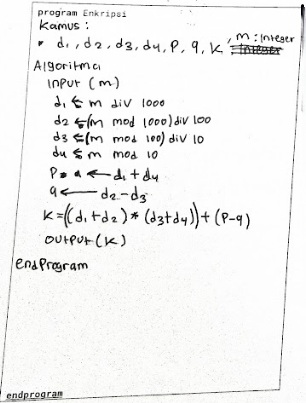
#> input picture multimodal-handler-image/mllm/dataset/Nomor 1/if4908_103012500364_nomor1.jpg, 306 x 403 px, found by its file name
$ jupyter execute --allow-errors Testing1.ipynb
#> lines starting #> are read from the running program, lines starting #| are printed output that depends on the picture; after the words box and inside, x2 and y2 are one past the last pixel; in counts of white or black regions, pixels touching at a corner belong together
[cell 1]
from __future__ import annotations

import base64
import json
import time
from typing import Any, Dict, List, Optional, Tuple

import cv2
import numpy as np
import ollama
from PIL import Image


# ============================================================
# Helpers
# ============================================================

def cv2_to_pil(img_bgr: np.ndarray) -> Image.Image:
    rgb = cv2.cvtColor(img_bgr, cv2.COLOR_BGR2RGB)
    return Image.fromarray(rgb)

def pil_to_png_bytes(img: Image.Image) -> bytes:
    import io
    buf = io.BytesIO()
    img.save(buf, format="PNG")
    return buf.getvalue()

# [4 lines left out: function to_data_url_png, not called in this run]

def clamp(v: float, lo: float, hi: float) -> float:
    return max(lo, min(hi, v))

def box_center(box: Tuple[int, int, int, int]) -> Tuple[float, float]:
    x, y, w, h = box
    return (x + w / 2.0, y + h / 2.0)

def box_area(box: Tuple[int, int, int, int]) -> int:
    x, y, w, h = box
    return int(w * h)

def iou(a: Tuple[int, int, int, int], b: Tuple[int, int, int, int]) -> float:
    ax, ay, aw, ah = a
    bx, by, bw, bh = b
    x1 = max(ax, bx)
    y1 = max(ay, by)
    x2 = min(ax + aw, bx + bw)
    y2 = min(ay + ah, by + bh)
    inter = max(0, x2 - x1) * max(0, y2 - y1)
    if inter <= 0:
        return 0.0
    union = aw * ah + bw * bh - inter
    return inter / float(union + 1e-9)


# ============================================================
# OpenCV Preprocess
# ============================================================

def preprocess_for_layout(img_bgr: np.ndarray) -> Tuple[np.ndarray, np.ndarray]:
    den = cv2.fastNlMeansDenoisingColored(img_bgr, None, 10, 10, 7, 21)
    gray = cv2.cvtColor(den, cv2.COLOR_BGR2GRAY)
    gray = cv2.GaussianBlur(gray, (5, 5), 0)

    th = cv2.adaptiveThreshold(
        gray, 255,
        cv2.ADAPTIVE_THRESH_GAUSSIAN_C,
        cv2.THRESH_BINARY_INV,
        35, 10
    )

    k = cv2.getStructuringElement(cv2.MORPH_RECT, (3, 3))
    th = cv2.morphologyEx(th, cv2.MORPH_OPEN, k, iterations=1)
    th = cv2.morphologyEx(th, cv2.MORPH_CLOSE, k, iterations=1)
    return den, th


# ============================================================
# Detect Text Blocks
# ============================================================

def detect_text_blocks(th: np.ndarray, min_area: int = 700) -> List[Tuple[int, int, int, int]]:
    k = cv2.getStructuringElement(cv2.MORPH_RECT, (21, 7))
    merged = cv2.morphologyEx(th, cv2.MORPH_CLOSE, k, iterations=2)
    contours, _ = cv2.findContours(merged, cv2.RETR_EXTERNAL, cv2.CHAIN_APPROX_SIMPLE)

    boxes = []
    h_img, w_img = th.shape[:2]
    img_area = w_img * h_img

    for cnt in contours:
        x, y, w, h = cv2.boundingRect(cnt)
        area = w * h
        if area < min_area or w < 30 or h < 12 or area > 0.85 * img_area:
            continue
        boxes.append((x, y, w, h))

    boxes.sort(key=box_area, reverse=True)
    kept = []
    for b in boxes:
        if all(iou(b, k) < 0.35 for k in kept):
            kept.append(b)

    kept.sort(key=lambda bb: (bb[1], bb[0]))
    return kept


# ============================================================
# Detect Arrow Candidates
# ============================================================

def detect_arrow_candidates(th: np.ndarray) -> List[Tuple[Tuple[int, int, int, int], Tuple[float, float]]]:
    contours, _ = cv2.findContours(th, cv2.RETR_EXTERNAL, cv2.CHAIN_APPROX_SIMPLE)
    arrows = []

    for cnt in contours:
        area = cv2.contourArea(cnt)
        if area < 180:
            continue

        x, y, w, h = cv2.boundingRect(cnt)
        if w < 10 or h < 10 or w * h > 30000:
            continue

        pts = cnt.reshape(-1, 2).astype(np.float32)
        if len(pts) < 12:
            continue

        mean = np.mean(pts, axis=0)
        cov = np.cov((pts - mean).T)
        eigvals, eigvecs = np.linalg.eig(cov)
        v = eigvecs[:, int(np.argmax(eigvals))]

        proj = (pts - mean) @ v
        p_min = pts[np.argmin(proj)]
        p_max = pts[np.argmax(proj)]

        dx, dy = float(p_max[0] - p_min[0]), float(p_max[1] - p_min[1])
        norm = (dx * dx + dy * dy) ** 0.5
        if norm < 8:
            continue

        arrows.append(((x, y, w, h), (dx / norm, dy / norm)))

    return arrows


# ============================================================
# Arrow-based ordering
# ============================================================

def nearest_box_in_direction(src, direction, boxes):
    sx, sy = src
    dx, dy = direction
    best_i, best_d = None, 1e9

    for i, b in enumerate(boxes):
        cx, cy = box_center(b)
        vx, vy = cx - sx, cy - sy
        dist = (vx * vx + vy * vy) ** 0.5
        if dist < 10 or dist > 900:
            continue

        dot = (vx / dist) * dx + (vy / dist) * dy
        angle = np.degrees(np.arccos(clamp(dot, -1, 1)))
        if angle > 55:
            continue

        if dist < best_d:
            best_d, best_i = dist, i

    return best_i


def order_boxes_by_arrows(boxes, arrows):
    if not arrows:
        return list(range(len(boxes)))

    edges, incoming = {}, {i: 0 for i in range(len(boxes))}

    for ab, dvec in arrows:
        x, y, w, h = ab
        c = (x + w / 2, y + h / 2)

        before = nearest_box_in_direction(c, (-dvec[0], -dvec[1]), boxes)
        after = nearest_box_in_direction(c, dvec, boxes)

        if before is not None and after is not None and before != after:
            edges[before] = after
            incoming[after] += 1

    order, seen = [], set()
    starts = [i for i in range(len(boxes)) if incoming[i] == 0]

    for s in starts:
        cur = s
        while cur is not None and cur not in seen:
            order.append(cur)
            seen.add(cur)
            cur = edges.get(cur)

    for i in range(len(boxes)):
        if i not in seen:
            order.append(i)

    return order


# ============================================================
# Ollama OCR
# ============================================================

class OllamaBlockOCR:
    def __init__(self, model: str = "llava"):
        self.model = model

    def ocr_text_only(self, img: Image.Image) -> str:
        img_bytes = pil_to_png_bytes(img)

        prompt = (
            "Extract ONLY the pseudocode text from this image.\n"
            "Ignore crossed-out text, Tip-X, scribbles.\n"
            "Preserve line breaks.\n"
            "Return plain text only."
        )

        res = ollama.generate(
            model=self.model,
            prompt=prompt,
            images=[img_bytes],
            options={"temperature": 0}
        )

        return res["response"].strip()


# ============================================================
# Main API
# ============================================================

def extract_pseudocode_with_arrows(
    image_path: str,
    ollama_model: str = "llava",
    return_debug_image: bool = True,
) -> Dict[str, Any]:

#> called with ollama_model = 'llava', return_debug_image = True
    t0 = time.perf_counter()
    img_bgr = cv2.imread(image_path)
#> img_bgr is the input picture: shape (403, 306, 3); mean B, G, R 242, 242.5, 242.5
    if img_bgr is None:
        raise FileNotFoundError(image_path)

    den, th = preprocess_for_layout(img_bgr)
#> in preprocess_for_layout, `gray = cv2.GaussianBlur(gray, (5, 5), 0)`:
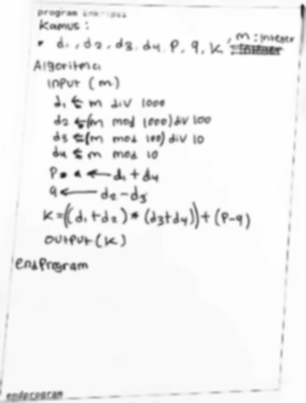
#> gray: shape (403, 306); min 33, max 254, mean 242.7
#> in preprocess_for_layout, `th = cv2.adaptiveThreshold( gray, 255, cv2.ADAPTIVE_THRESH_GAUSSIAN_C,..`:
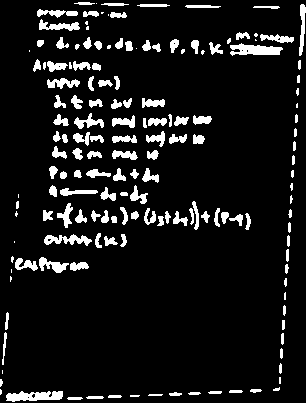
#> th: shape (403, 306); 9.2% white; 161 white regions (31 under 20 px), largest, box (x1, y1, x2, y2) and area: (230, 43, 283, 56) 444, (6, 391, 63, 402) 434, (44, 234, 92, 246) 300
#> in preprocess_for_layout, `th = cv2.morphologyEx(th, cv2.MORPH_OPEN, k, iterations=1)`:
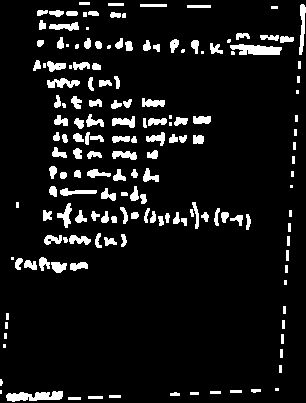
#> th: shape (403, 306); 8.4% white; 164 white regions (25 under 20 px), largest, box (x1, y1, x2, y2) and area: (6, 391, 63, 402) 416, (230, 44, 282, 55) 411, (299, 4, 306, 55) 210
#> in preprocess_for_layout, `th = cv2.morphologyEx(th, cv2.MORPH_CLOSE, k, iterations=1)`:
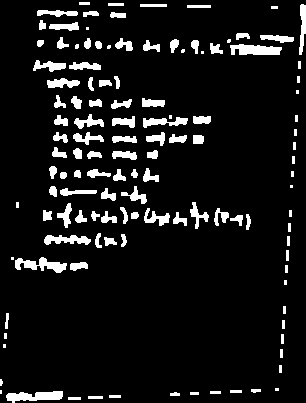
#> th: shape (403, 306); 8.8% white; 124 white regions (18 under 20 px), largest, box (x1, y1, x2, y2) and area: (230, 44, 282, 55) 441, (6, 391, 63, 403) 441, (15, 257, 67, 273) 419
    boxes = detect_text_blocks(th)
#> in detect_text_blocks, `merged = cv2.morphologyEx(th, cv2.MORPH_CLOSE, k, iterations=2)`:
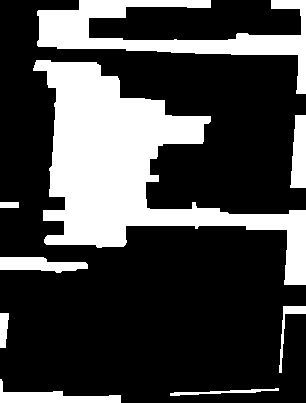
#> merged: shape (403, 306); 27% white; 9 white regions
#> in detect_text_blocks, `contours, _ = cv2.findContours(merged, cv2.RETR_EXTERNAL, cv2.CHAIN_AP..`: contours = 9 contours; largest, box (x1, y1, x2, y2) and area: (33, 60, 306, 285) 21198, (37, 0, 306, 94) 6797, (0, 379, 121, 403) 1014, (290, 115, 306, 188) 874, (0, 257, 88, 273) 871
#> the loop in detect_text_blocks, `for cnt in contours:` made 9 passes
#> (x, y, w, h, area) on passes 1, 2, 3, 4, 5, 7, 8, 9: (170, 388, 109, 8, 872), (0, 379, 121, 24, 2904), (0, 313, 9, 35, 315), (279, 306, 27, 67, 1809), (0, 257, 88, 16, 1408), (290, 115, 16, 73, 1168), (33, 60, 273, 225, 61425), (37, 0, 269, 94, 25286)
#> after the loop in detect_text_blocks, `for cnt in contours:`: boxes = [(0, 379, 121, 24), (0, 257, 88, 16), (33, 60, 273, 225), (37, 0, 269, 94)]
#> the loop in detect_text_blocks, `for b in boxes:` made 4 passes
#> after the loop in detect_text_blocks, `for b in boxes:`: kept = [(33, 60, 273, 225), (37, 0, 269, 94), (0, 379, 121, 24), (0, 257, 88, 16)]
#> boxes = [(37, 0, 269, 94), (33, 60, 273, 225), (0, 257, 88, 16), (0, 379, 121, 24)]
    arrows = detect_arrow_candidates(th)
#> in detect_arrow_candidates, `contours, _ = cv2.findContours(th, cv2.RETR_EXTERNAL, cv2.CHAIN_APPROX..`: contours = 124 contours, 35 with area under 20; largest, box (x1, y1, x2, y2) and area: (230, 44, 282, 55) 378, (6, 391, 63, 403) 376, (15, 257, 67, 273) 344, (44, 235, 91, 245) 249, (143, 117, 188, 128) 214
#> the loop in detect_arrow_candidates, `for cnt in contours:` made 124 passes
#> area on passes 5, 10, 19, 23, 27, 30, 31, 33: 21, 21, 28, 95.5, 58.5, 37.5, 45, 55
#> after the loop in detect_arrow_candidates, `for cnt in contours:`: arrows = [((6, 391, 57, 12), (0.994, -0.107)), ((15, 257, 52, 16), (0.995, 0.0976)), ((44, 235, 47, 10), (0.999, 0.0434)), ((143, 117, 45, 11), (0.984, -0.179)), ((47, 78, 33, 10), (0.996, -0.0933)), ((230, 44, 52, 11), (1, 0))]
    order = order_boxes_by_arrows(boxes, arrows)
#> in order_boxes_by_arrows, `edges, incoming = {}, {i: 0 for i in range(len(boxes))}`: incoming = {0: 0, 1: 0, 2: 0, 3: 0}
#> the loop in order_boxes_by_arrows, `for ab, dvec in arrows:` made 6 passes
#> (ab, after) on passes 1, 2, 5: ((6, 391, 57, 12), 3), ((15, 257, 52, 16), 1), ((47, 78, 33, 10), 0)
#> after the loop in order_boxes_by_arrows, `for ab, dvec in arrows:`: edges = {2: 1}; incoming = {0: 0, 1: 1, 2: 0, 3: 0}
#> in order_boxes_by_arrows, `starts = [i for i in range(len(boxes)) if incoming[i] == 0]`: starts = [0, 2, 3]
#> the loop in order_boxes_by_arrows, `for s in starts:` made 3 passes
#> after the loop in order_boxes_by_arrows, `for s in starts:`: order = [0, 2, 1, 3]; seen = 4 items
#> the loop in order_boxes_by_arrows, `for i in range(len(boxes)):` made 4 passes
#> order = [0, 2, 1, 3]

    ocr = OllamaBlockOCR(ollama_model)
    parts = []

    for i in order:
        x, y, w, h = boxes[i]
        crop = den[y:y+h, x:x+w]
        txt = ocr.ocr_text_only(cv2_to_pil(crop))
        if txt:
            parts.append(txt)
#> this loop made 1 pass
#> pass 1, in extract_pseudocode_with_arrows, `crop = den[y:y+h, x:x+w]`:
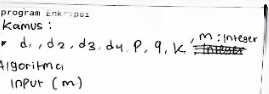
#> crop: shape (94, 269, 3); mean B, G, R 240.5, 240.4, 240.4
#> after the loop, parts = []

    out = {
        "time": time.perf_counter() - t0,
        "text": "\n".join(parts),
        "image": None
    }

    if return_debug_image:
        dbg = img_bgr.copy()
        for i, (x, y, w, h) in enumerate(boxes):
            cv2.rectangle(dbg, (x, y), (x+w, y+h), (0,255,0), 2)
            cv2.putText(dbg, f"T{i}", (x, y-5),
                        cv2.FONT_HERSHEY_SIMPLEX, 0.6, (0,255,0), 2)
        out["image"] = to_data_url_png(dbg)

    return out


# ============================================================
# Run Example
# ============================================================

#> (the rest of this cell did not finish here and is left out)

$ run again, with multimodal-handler-image/mllm/dataset/Nomor 1/if4908_103012400180_nomor1.jpg copied over multimodal-handler-image/mllm/dataset/Nomor 1/if4908_103012500364_nomor1.jpg
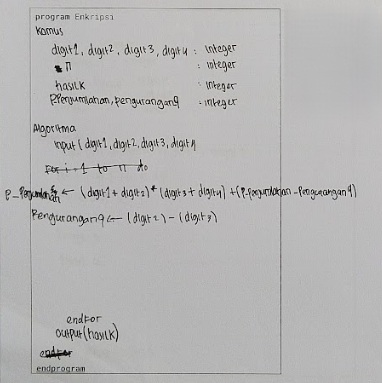
#> input picture multimodal-handler-image/mllm/dataset/Nomor 1/if4908_103012400180_nomor1.jpg, 382 x 383 px, found by its file name
#> in extract_pseudocode_with_arrows, img_bgr is the input picture: shape (383, 382, 3); mean B, G, R 181, 181.1, 181.7
#> in preprocess_for_layout, `th = cv2.adaptiveThreshold( gray, 255, cv2.ADAPTIVE_THRESH_GAUSSIAN_C,..`:
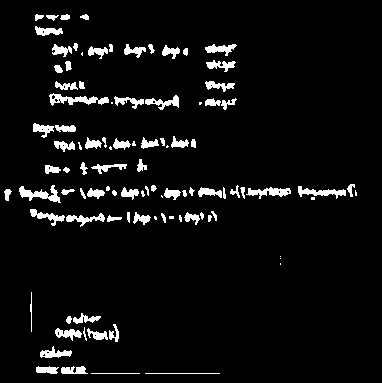
#> th: shape (383, 382); 5.6% white; 99 white regions (18 under 20 px), largest, box (x1, y1, x2, y2) and area: (49, 93, 109, 106) 352, (19, 185, 61, 203) 324, (246, 187, 291, 199) 271
#> merged: shape (383, 382); 10.8% white; 3 white regions
#> in detect_text_blocks, `contours, _ = cv2.findContours(merged, cv2.RETR_EXTERNAL, cv2.CHAIN_AP..`: contours = 3 contours; box (x1, y1, x2, y2) and area: (35, 15, 236, 110) 11158, (0, 124, 353, 226) 6869, (36, 316, 119, 374) 1886
#> the loop in detect_text_blocks, `for cnt in contours:` made 3 passes
#> (x, y, w, h, area) on passes 1 to 3: (36, 316, 83, 58, 4814), (0, 124, 353, 102, 36006), (35, 15, 201, 95, 19095)
#> after the loop in detect_text_blocks, `for cnt in contours:`: boxes = [(36, 316, 83, 58), (0, 124, 353, 102), (35, 15, 201, 95)]
#> the loop in detect_text_blocks, `for b in boxes:` made 3 passes
#> after the loop in detect_text_blocks, `for b in boxes:`: kept = [(0, 124, 353, 102), (35, 15, 201, 95), (36, 316, 83, 58)]
#> in extract_pseudocode_with_arrows, `boxes = detect_text_blocks(th)`: boxes = [(35, 15, 201, 95), (0, 124, 353, 102), (36, 316, 83, 58)]
#> in detect_arrow_candidates, `contours, _ = cv2.findContours(th, cv2.RETR_EXTERNAL, cv2.CHAIN_APPROX..`: contours = 69 contours, 17 with area under 20; largest, box (x1, y1, x2, y2) and area: (30, 209, 121, 226) 350, (115, 96, 179, 110) 278, (19, 186, 60, 202) 256, (50, 94, 109, 105) 252, (298, 185, 353, 200) 234
#> the loop in detect_arrow_candidates, `for cnt in contours:` made 69 passes
#> area on passes 1, 2, 3, 4, 5, 6, 12, 13: 102.5, 125, 151.5, 144, 142.5, 126.5, 83, 87
#> after the loop in detect_arrow_candidates, `for cnt in contours:`: arrows = [((30, 209, 91, 17), (0.994, 0.11)), ((19, 186, 41, 16), (0.958, 0.287)), ((298, 185, 55, 15), (0.999, 0.037)), ((115, 96, 64, 14), (0.992, 0.126)), ((50, 94, 59, 11), (0.999, -0.0517))]
#> incoming = {0: 0, 1: 0, 2: 0}
#> the loop in order_boxes_by_arrows, `for ab, dvec in arrows:` made 5 passes
#> (ab, after) on passes 1, 2, 5: ((30, 209, 91, 17), 1), ((19, 186, 41, 16), 1), ((50, 94, 59, 11), 0)
#> after the loop in order_boxes_by_arrows, `for ab, dvec in arrows:`: edges = 0 items
#> starts = [0, 1, 2]
#> the loop in order_boxes_by_arrows, `for s in starts:` made 3 passes
#> after the loop in order_boxes_by_arrows, `for s in starts:`: seen = 3 items
#> the loop in order_boxes_by_arrows, `for i in range(len(boxes)):` made 3 passes
#> in extract_pseudocode_with_arrows, `order = order_boxes_by_arrows(boxes, arrows)`: order = [0, 1, 2]
#> the loop in extract_pseudocode_with_arrows, `for i in order:` made 1 pass
#> pass 1, in extract_pseudocode_with_arrows, `crop = den[y:y+h, x:x+w]`:
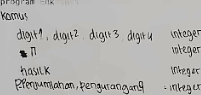
#> crop: shape (95, 201, 3); mean B, G, R 177.6, 179.7, 180.7
#> after the loop in extract_pseudocode_with_arrows, `for i in order:`: parts = []

$ run again, with multimodal-handler-image/mllm/dataset/Nomor 1/if4908_103012400221_nomor1.jpg copied over multimodal-handler-image/mllm/dataset/Nomor 1/if4908_103012500364_nomor1.jpg
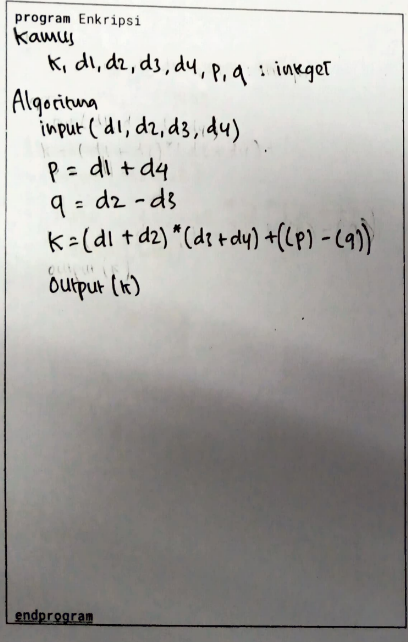
#> input picture multimodal-handler-image/mllm/dataset/Nomor 1/if4908_103012400221_nomor1.jpg, 408 x 642 px, found by its file name
#> in extract_pseudocode_with_arrows, img_bgr is the input picture: shape (642, 408, 3); mean B, G, R 162.6, 165.9, 167.8
#> in preprocess_for_layout, `th = cv2.adaptiveThreshold( gray, 255, cv2.ADAPTIVE_THRESH_GAUSSIAN_C,..`:
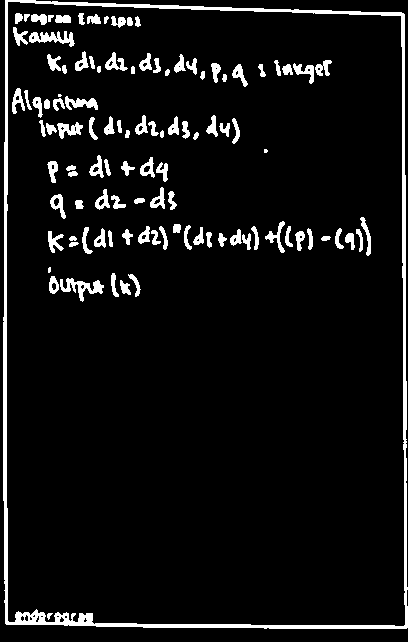
#> th: shape (642, 408); 6.9% white; 108 white regions (3 under 20 px), largest, box (x1, y1, x2, y2) and area: (3, 0, 408, 629) 7542, (60, 278, 104, 302) 409, (29, 31, 75, 47) 365
#> in detect_text_blocks, `merged = cv2.morphologyEx(th, cv2.MORPH_CLOSE, k, iterations=2)`:
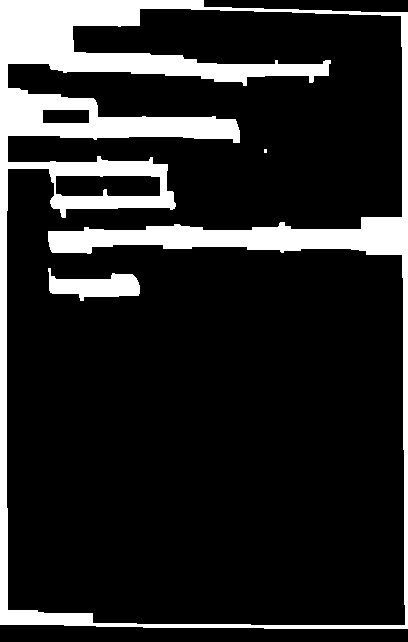
#> merged: shape (642, 408); 15.9% white; 3 white regions (1 under 20 px)
#> in detect_text_blocks, `contours, _ = cv2.findContours(merged, cv2.RETR_EXTERNAL, cv2.CHAIN_AP..`: contours = 1 contour; box (x1, y1, x2, y2) and area: (0, 0, 408, 629) 253054
#> the loop in detect_text_blocks, `for cnt in contours:` made 1 pass
#> (x, y, w, h, area) on pass 1: (0, 0, 408, 629, 256632)
#> after the loop in detect_text_blocks, `for cnt in contours:`: boxes = []
#> in detect_arrow_candidates, `contours, _ = cv2.findContours(th, cv2.RETR_EXTERNAL, cv2.CHAIN_APPROX..`: contours = 81 contours, 8 with area under 20; largest, box (x1, y1, x2, y2) and area: (3, 0, 408, 629) 5702, (275, 60, 331, 83) 448, (49, 276, 104, 301) 447, (13, 27, 74, 46) 430, (40, 120, 83, 138) 308
#> the loop in detect_arrow_candidates, `for cnt in contours:` made 81 passes
#> area on passes 2, 4, 5, 7, 8, 9, 10, 11: 67.5, 72, 74.5, 25, 54, 83, 50.5, 47
#> after the loop in detect_arrow_candidates, `for cnt in contours:`: arrows = 10 items
#> the loop in order_boxes_by_arrows, `for ab, dvec in arrows:` made 10 passes
#> after the loop in order_boxes_by_arrows, `for ab, dvec in arrows:`: edges = 0 items
#> starts = []
#> after the loop in order_boxes_by_arrows, `for s in starts:`: seen = 0 items
#> in extract_pseudocode_with_arrows, `order = order_boxes_by_arrows(boxes, arrows)`: order = []
#> result = 3 items
#> (printed output is left out)
